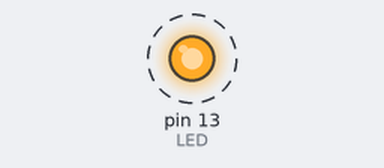
This sketch was run on a simulated Arduino Uno, built with avr-gcc and run on an emulated ATmega328P. Parts: output pins drawn as LEDs (lit = HIGH). Dashed ring = blinking. What the sketch prints to the serial monitor is not drawn.

Above: at 0.5 s.
Timing chart, 0 to 4.6 s (numbered marks = the images above):
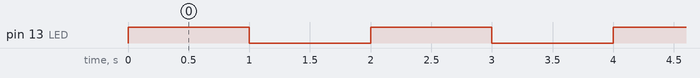

Measured:
- by itself, pin 13 (LED): alternates HIGH for 1.0 s and LOW for 1.0 s

The sketch:

simpleLed.ino
```cpp
/*
 carLights

   ---------------------------.
 `/""""/""""/|""|'|""||""|   ' \.
 /    /    / |__| |__||__|      |
/----------=====================|
| \  /V\  /    _.               |
|()\ \W/ /()   _            _   |
|   \   /     / \          / \  |-( )
=C========C==_| ) |--------| ) _/==] _-{_}_)
 \_\_/__..  \_\_/_ \_\_/ \_\_/__.__.

 Car Lights Prototype Simulator
 Final Project for Automotive Electricity Class

 Created 5 December 2025
 by Rolando Garro <rgarro@gmail.com>
 https://emptyart.github.io/
 */
#define LED 13 // the pin the LED is connected to
int pinFreno	=	4;	// el pin 4 conectado al pulsador
int pinRetro	=	2;// el pin 2 conectado al pulsador
int pinDirecIzq	=	7;// el pin 7 conectado al pulsador
int pinDirecDer	=	1;// el pin 1 conectado al pulsador
int pinLEDrojo	=	9; 	// el pin 9 conectado al LED
int pinLEDblanco	=	6; // el pin 6 conectado al LED
int pinLEDambarIzq	=	3; // el pin 3 conectado al LED
int pinLEDambarDer	=	5; // el pin 5 conectado al LED
int valor_freno=0; 			//valor inicial del pulsador de freno
int valor_retro=0; 			//valor inicial del pulsador de retroceso
int valor_derecha=0; 		//valor inicial del pulsador direccional derecha
int valor_izquierda=0; 		//valor inicial del pulsador direccional izquierda

void setup() {
  // put your setup code here, to run once:
  pinMode(LED, OUTPUT);
  Serial.begin(9600);
}

void loop() {
  Serial.println("luz camara ...");
  // put your main code here, to run repeatedly:
    digitalWrite(LED, HIGH); // Turn the LED on
    delay(1000); // Wait for  1000 milliseconds (1 second)
    digitalWrite(LED, LOW); // Turn the LED off
    delay(1000); // Wait for 1000 milliseconds (1 second)
}
```
